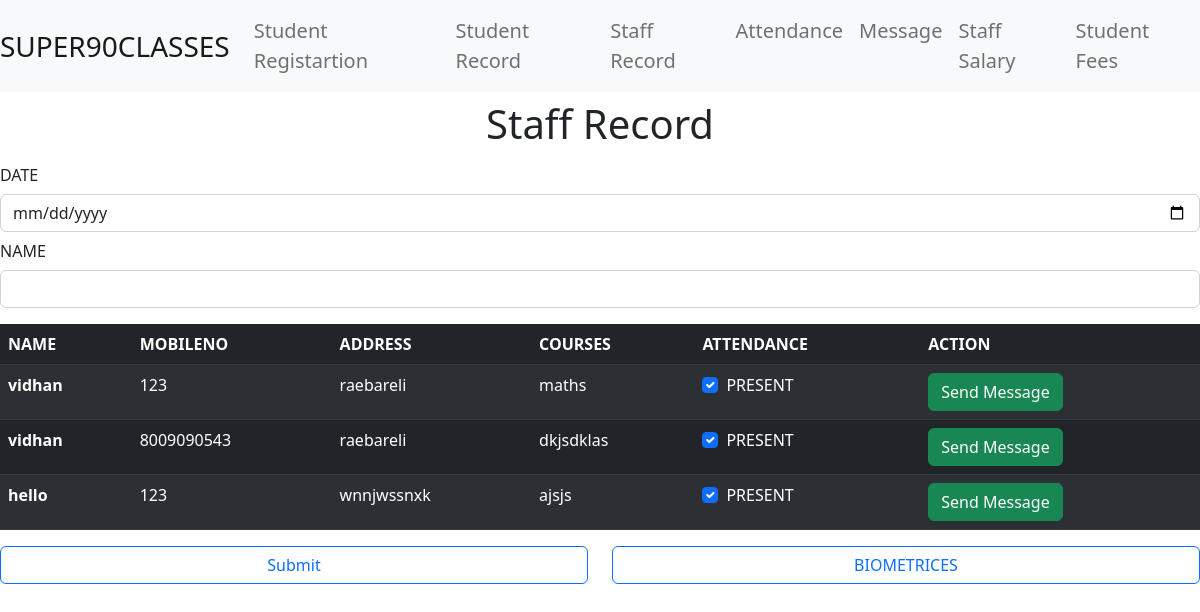
Screenshot of /myapp/attendance/staffattendance/ with the database file from the repository.
### myapp/models.py (models this page shows)
class StaffRegistration(models.Model):
    Name = models.CharField(max_length=100)
    MobileNo = models.CharField(max_length=40)
    Salary = models.CharField(max_length=30)
    Address = models.TextField()
    Courses = models.TextField()

### myapp/views.py (the view)
# urls.py: path('attendance/staffattendance/',views.staffattendance),
def staffattendance(request):
    data = StaffRegistration.objects.all()
    mydict={"sd":data}
    return render(request,'admin/staffattendance.html',context=mydict)

### templates/admin/staffattendance.html
{% extends 'admin/dashboard.html' %}
{% load static %}
{% block x %}
<div class="text-center"><h1>Staff Record</h1></div>
<form>
    <form class="row from-group">
    <label form="date" class="col-form-label">DATE</label>
    <div class="input-group date" id="date">
        <input type="date" class="form-control">
    </div>
    <label form="date" class="col-form-label">NAME</label>
    <div class="input-group name" id="name">
        <input type="text" class="form-control">
    </div>
<table class="table table-striped table-dark mt-3">
    <thead>
      <tr>
        <th scope="col">NAME</th>
        <th scope="col">MOBILENO</th>
        <th scope="col">ADDRESS</th>
        <th scope="col">COURSES</th>
        <th scope="col">ATTENDANCE</th>
        <th scope="col">ACTION</th>
      </tr>
    </thead>
    <tbody>
    {% for x in sd %}
      <tr>
        <th scope="row">{{x.Name}}</th>
        <td>{{x.MobileNo}}</td>
        <td>{{x.Address}}</td>
        <td>{{x.Courses}}</td>
        <td>
          <div class="form-check">
            <input class="form-check-input" type="checkbox" value="" id="flexCheckChecked" checked>
            <label class="form-check-label" for="flexCheckDefault">
              PRESENT
            </label>
          </div></td>
          <td> <a href="#"><span class="btn btn-success">Send Message</span></a></td>
      </tr>
      {% endfor %}
    </tbody>
  </table>
  <div class="row">
    <div class="col-sm-6">
  <input type="submit" class="btn btn-outline-primary w-100"></input></div>
  <div class="col-sm-6">
  <input type="submit" class="btn btn-outline-primary w-100" value="BIOMETRICES"></input></div>
</div>
</form>
{% endblock %}

### rows the page displays
StaffRegistration: Name "vidhan", MobileNo "123", Address "raebareli", Courses "maths"
StaffRegistration: Name "vidhan", MobileNo "8009090543", Address "raebareli", Courses "dkjsdklas"
StaffRegistration: Name "hello", MobileNo "123", Address "wnnjwssnxk", Courses "ajsjs"
